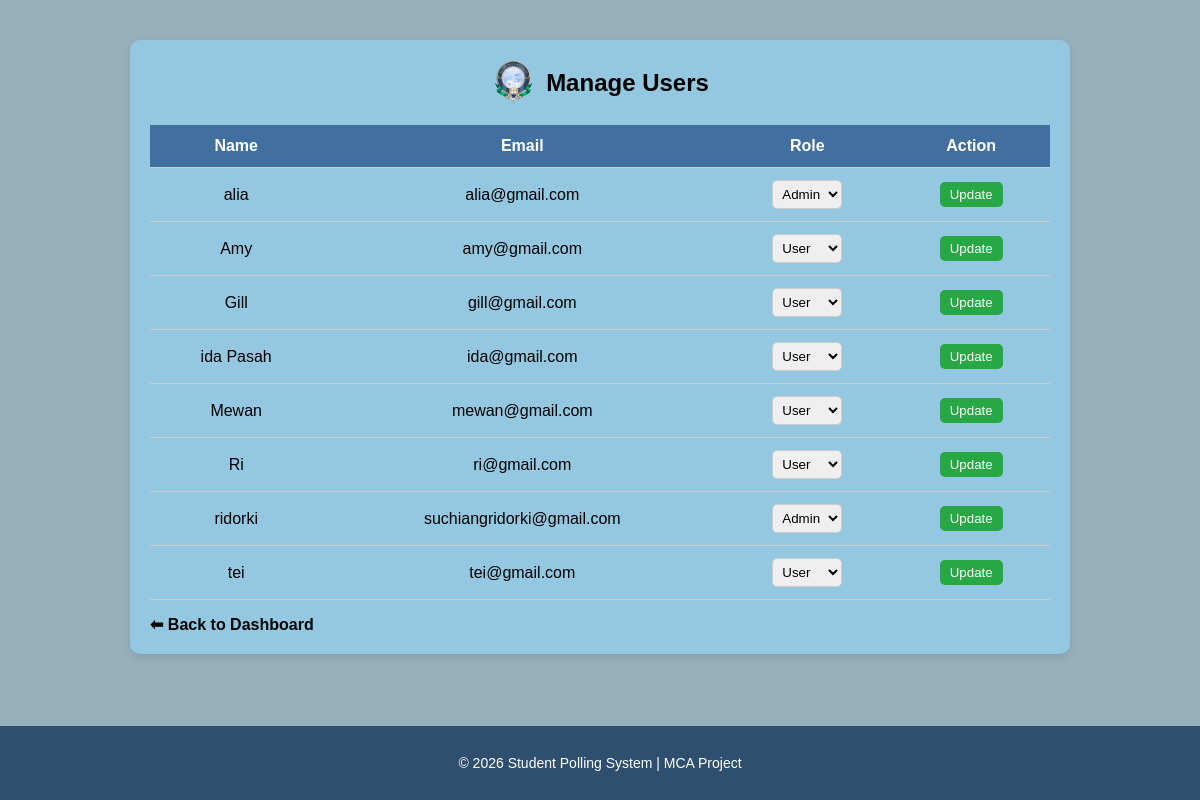
Page /manageusers.php (signed in) on the committed database.
### tables this page shows
CREATE TABLE `users` (
  `user_id` int(11) NOT NULL,
  `name` varchar(100) DEFAULT NULL,
  `email` varchar(100) DEFAULT NULL,
  `password` varchar(255) DEFAULT NULL,
  `role` enum('admin','student') DEFAULT 'student',
  `theme` varchar(10) DEFAULT 'light',
  `phone` varchar(15) NOT NULL
);

### manageusers.php (the view, shortened to what this page needs)
<?php
$users = mysqli_query($conn, "SELECT user_id, name, email, role FROM users ORDER BY name ASC");
?>
<!DOCTYPE html>
<html>
<head>
</head>
<body>
<div class="page-content">
<div class="container">
<div class="title-box">
<img src="adbu_app_logo_512x512.png" class="logo">
<h2>Manage Users</h2>
</div>
<table>
<tr>
<th>Name</th>
<th>Email</th>
<th>Role</th>
<th>Action</th>
</tr>
<?php while($user = mysqli_fetch_assoc($users)){ ?>
<tr>
<td><?php echo htmlspecialchars($user['name']); ?></td>
<td><?php echo htmlspecialchars($user['email']); ?></td>
<td>
<form method="POST" style="margin:0;">
<select name="role">
<option value="user" <?php if($user['role']=='user') echo 'selected'; ?>>User</option>
<option value="admin" <?php if($user['role']=='admin') echo 'selected'; ?>>Admin</option>
</select>
</td>
<td>
<button type="submit" name="change_role">Update</button>
</td>
</tr>
<?php } ?>
</table>
<a href="Dashboard.php" class="back-btn">⬅ Back to Dashboard</a>
</div>
</div>
<footer>
<p>© 2026 Student Polling System | MCA Project</p>
</footer>
</body>
</html>

### manageusers.php (style rules this page uses)
body { font-family:'Poppins', sans-serif; background:#97b0bc; margin:0; padding:0; display:flex; flex-direction:column; min-height:100vh; }
.page-content { flex:1; }
.container { width:90%; max-width:900px; margin:40px auto; background:#94c8e1; padding:20px; border-radius:10px; box-shadow:0 3px 10px rgba(0,0,0,0.1); }
.title-box { display:flex; align-items:center; justify-content:center; gap:10px; margin-bottom:20px; }
.logo { width:45px; height:45px; object-fit:contain; }
h2 { margin:0; }
table { width:100%; border-collapse:collapse; margin-top:20px; }
th, td { padding:12px; border-bottom:1px solid #ccc; text-align:center; }
th { background:#416f9f; color:#fff; }
select { padding:5px; border-radius:5px; border:1px solid #ccc; }
button { padding:5px 10px; border:none; border-radius:5px; background:#28a745; color:#fff; cursor:pointer; }
.back-btn { display:inline-block; margin-top:15px; text-decoration:none; font-weight:bold; color:#000; }
footer { text-align:center; padding:15px; background:#2f4f6f; color:#fff; font-size:14px; }

### rows in the picture
users: name "alia", email "alia@gmail.com", role "Admin"
users: name "Amy", email "amy@gmail.com"
users: name "Gill", email "gill@gmail.com"
users: name "ida Pasah", email "ida@gmail.com"
users: name "Mewan", email "mewan@gmail.com"
users: name "Ri", email "ri@gmail.com"
users: name "ridorki", email "suchiangridorki@gmail.com", role "Admin"
users: name "tei", email "tei@gmail.com"
